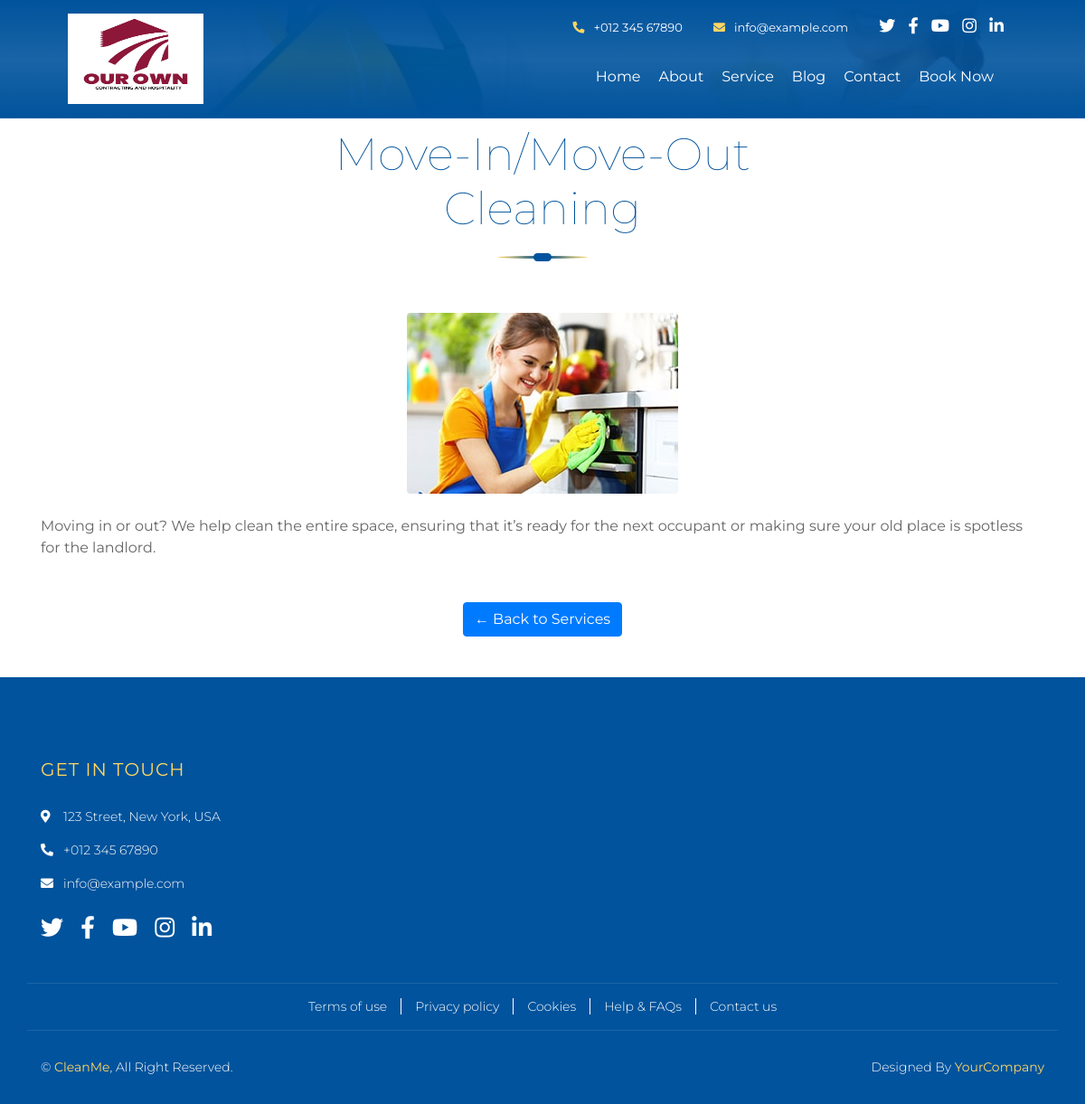
/services/move-in-move-out-cleaning/, run on the app's committed database.
### core/models.py (models this page shows, shortened)
class Service(models.Model):
    title = models.CharField(max_length=100)
    slug = models.SlugField(blank=True)
    description = models.TextField()
    image = models.ImageField(upload_to='services/')

### core/views.py (the view)
# urls.py: path('services/<slug:slug>/', views.services_detail, name='services_detail'),
def services_detail(request, slug):
    services = get_object_or_404(Service, slug=slug)
    return render(request, 'core/service_detail.html', {
        'services': services
    })

### core/templates/core/service_detail.html (shortened to what this page needs)
{% extends 'base.html' %}
{% block content %}
<div class="service-detail">
    <div class="container">
        <div class="section-header text-center">
            <h2>{{ services.title }}</h2>
        </div>
        <div class="text-center mb-4">
            <img src="{{ services.image.url }}" alt="{{ services.title }}" class="img-fluid rounded">
        </div>
        <div class="service-content">
            <p>{{ services.description|linebreaks }}</p>
        </div>
        <div class="text-center mt-5">
            <a href="{% url 'services' %}" class="btn btn-primary">← Back to Services</a>
        </div>
    </div>
</div>
{% endblock %}

### core/static/css/style.css (style rules this page uses)
body { color: #666666; background: #ffffff; font-family: 'Montserrat', sans-serif; font-weight: 400; }
h1, h2, h3, h4, h5, h6 { font-weight: 100; }
a { color: #454545; transition: .3s; }
.section-header { position: relative; width: 100%; max-width: 550px; text-align: center; margin: 0 auto; margin-bottom: 60px; padding-bottom: 15px; }
.section-header::before { position: absolute; content: ""; width: 100px; height: 3px; left: calc(50% - 50px); bottom: 0; background: linear-gradient(to left, #FFD662, #00539C, #FFD662); border-radius: 100%; }
.section-header::after { position: absolute; content: ""; width: 20px; height: 9px; left: calc(50% - 10px); bottom: -3px; background: #00539C; border-radius: 5px; }
.section-header h2 { color: #00539C; font-size: 50px; font-weight: 100; }

### data on the page
Service: title "Move-In/Move-Out Cleaning", image (picture), description "Moving in or out? We help clean the entire space, ensuring that it’s ready for the next occupant or making sure your old place is spotless for the landlord."
